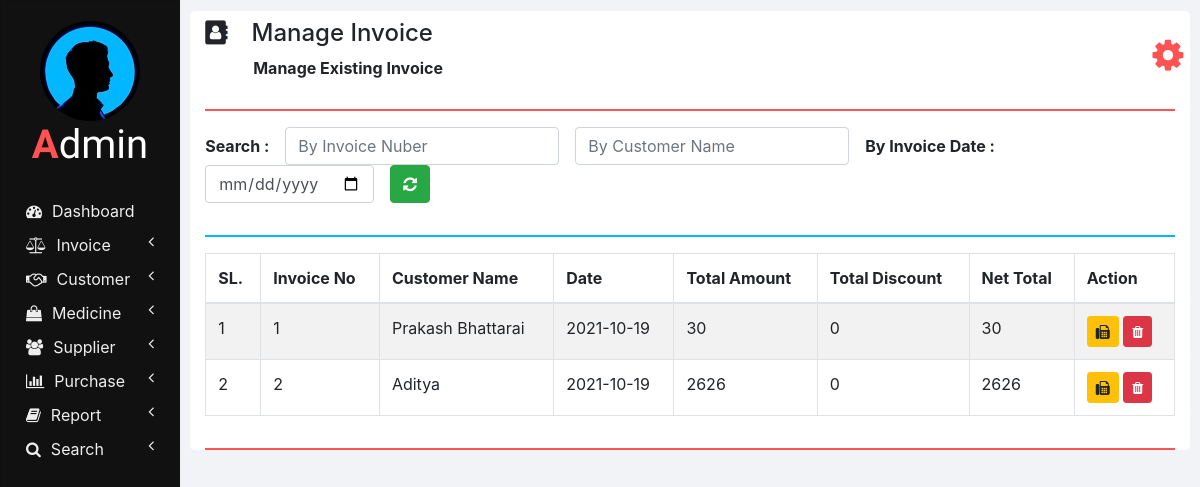
/manage_invoice.php, run on an earlier commit of the app's database.
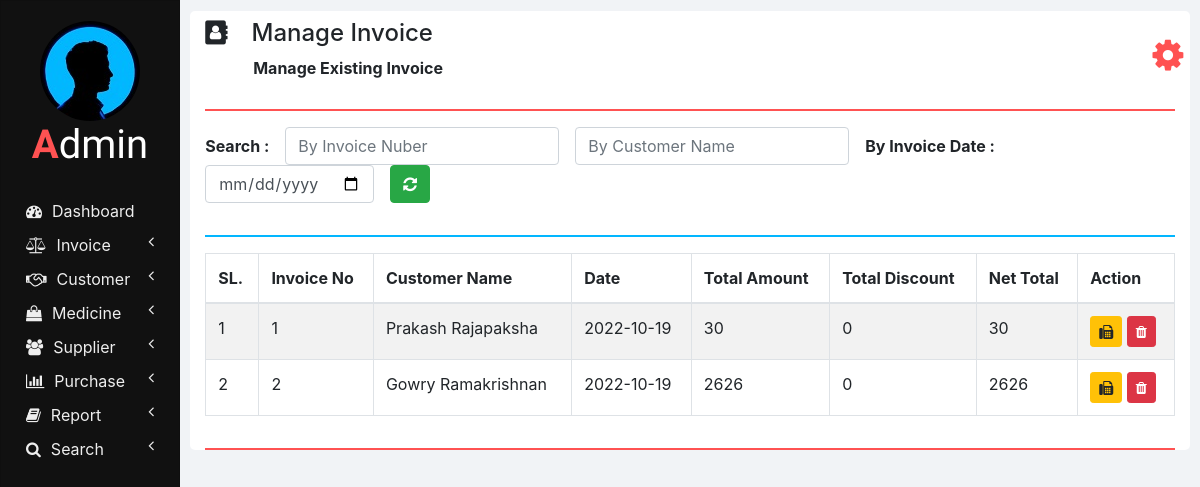
And on a later commit of the database.
### tables this page shows
CREATE TABLE `invoices` (
  `INVOICE_ID` int(11) NOT NULL,
  `NET_TOTAL` double NOT NULL DEFAULT 0,
  `INVOICE_DATE` date NOT NULL DEFAULT current_timestamp(),
  `CUSTOMER_ID` int(11) NOT NULL,
  `TOTAL_AMOUNT` double NOT NULL,
  `TOTAL_DISCOUNT` double NOT NULL
);

CREATE TABLE `customers` (
  `ID` int(11) NOT NULL,
  `NAME` varchar(20) NOT NULL,
  `CONTACT_NUMBER` varchar(10) NOT NULL,
  `ADDRESS` varchar(100) NOT NULL,
  `DOCTOR_NAME` varchar(20) NOT NULL,
  `DOCTOR_ADDRESS` varchar(100) NOT NULL
);

### php/manage_invoice.php (the view, shortened to what this page needs)
<?php
  function showInvoices() {
    require "db_connection.php";
    if($con) {
      $seq_no = 0;
      $query = "SELECT * FROM invoices INNER JOIN customers ON invoices.CUSTOMER_ID = customers.ID";
      $result = mysqli_query($con, $query);
      while($row = mysqli_fetch_array($result)) {
        $seq_no++;
        showInvoiceRow($seq_no, $row);
      }
    }
  }
  function showInvoiceRow($seq_no, $row) {
    ?>
    <tr>
      <td><?php echo $seq_no; ?></td>
      <td><?php echo $row['INVOICE_ID']; ?></td>
      <td><?php echo $row['NAME']; ?></td>
      <td><?php echo $row['INVOICE_DATE']; ?></td>
      <td><?php echo $row['TOTAL_AMOUNT']; ?></td>
      <td><?php echo $row['TOTAL_DISCOUNT']; ?></td>
      <td><?php echo $row['NET_TOTAL']; ?></td>
      <td>
        <button class="btn btn-warning btn-sm" onclick="printInvoice(<?php echo $row['INVOICE_ID']; ?>);">
          <i class="fa fa-fax"></i>
        </button>
        <button class="btn btn-danger btn-sm" onclick="deleteInvoice(<?php echo $row['INVOICE_ID']; ?>);">
          <i class="fa fa-trash"></i>
        </button>
      </td>
    </tr>
    <?php
  }
    ?>

What changed in the data, as far as the page shows it:
changed invoices id 1: CUSTOMER_ID.NAME "Prakash Bhattarai" → "Prakash Rajapaksha"; INVOICE_DATE "2021-10-19" → "2022-10-19"
changed invoices id 2: CUSTOMER_ID.NAME "Aditya" → "Gowry Ramakrishnan"; INVOICE_DATE "2021-10-19" → "2022-10-19"
